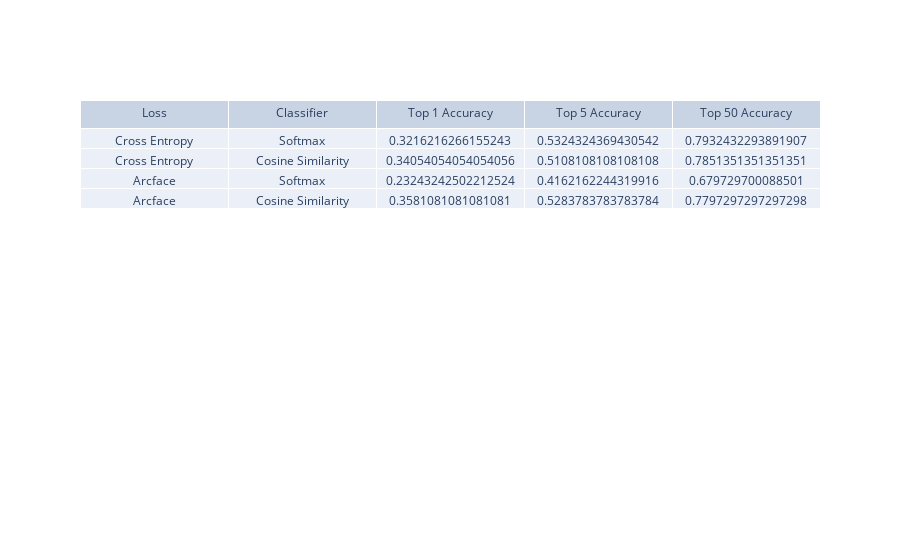

The code cell stored with this chart in its notebook:
### Code cell
eval_table = go.Figure(
    data=[
        go.Table(
            header={"values": ["Loss", "Classifier", "Top 1 Accuracy", "Top 5 Accuracy", "Top 50 Accuracy"]},
            cells={
                "values": [
                    ["Cross Entropy", "Cross Entropy", "Arcface", "Arcface"],
                    ["Softmax", "Cosine Similarity", "Softmax", "Cosine Similarity"],
                    [
                        softmax_cross_entropy_eval_results["top_1_accuracy"],
                        softmax_similarity_eval_results["top_1_accuracy"],
                        arcface_cross_entropy_eval_results["top_1_accuracy"],
                        arcface_similarity_eval_results["top_1_accuracy"]
                    ],
                    [
                        softmax_cross_entropy_eval_results["top_5_accuracy"],
                        softmax_similarity_eval_results["top_5_accuracy"],
                        arcface_cross_entropy_eval_results["top_5_accuracy"],
                        arcface_similarity_eval_results["top_5_accuracy"]
                    ],
                    [
                        softmax_cross_entropy_eval_results["top_50_accuracy"],
                        softmax_similarity_eval_results["top_50_accuracy"],
                        arcface_cross_entropy_eval_results["top_50_accuracy"],
                        arcface_similarity_eval_results["top_50_accuracy"]
                    ],
                ]
            }
        )
    ]
)

eval_table.show()

### Figure 1 — Plotly figure (JSON) as saved in the notebook; plotly's stock layout.template omitted (floating-point values rounded to 4 significant figures)
{"data": [{"cells": {"values": [["Cross Entropy", "Cross Entropy", "Arcface", "Arcface"], ["Softmax", "Cosine Similarity", "Softmax", "Cosine Similarity"], [0.3216, 0.3405, 0.2324, 0.3581], [0.5324, 0.5108, 0.4162, 0.5284], [0.7932, 0.7851, 0.6797, 0.7797]]}, "header": {"values": ["Loss", "Classifier", "Top 1 Accuracy", "Top 5 Accuracy", "Top 50 Accuracy"]}, "type": "table"}], "layout": {}}
